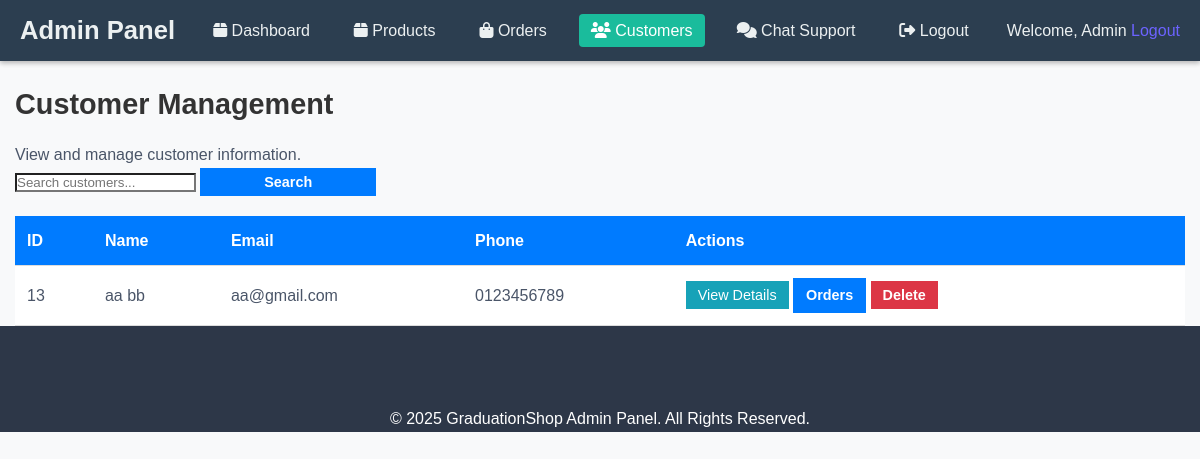
The page /Flower2/admin_customers.php (signed in) on the database its author committed.
### tables this page shows
CREATE TABLE `users` (
  `id` int(5) NOT NULL,
  `first_name` varchar(200) DEFAULT NULL,
  `last_name` varchar(200) DEFAULT NULL,
  `usergmail` varchar(100) DEFAULT NULL,
  `password` varchar(255) NOT NULL,
  `address` varchar(255) DEFAULT NULL,
  `city` varchar(100) DEFAULT NULL,
  `state` varchar(100) DEFAULT NULL,
  `zip` varchar(20) DEFAULT NULL,
  `country` varchar(100) DEFAULT NULL,
  `phone` varchar(20) DEFAULT NULL
);

### Flower2/admin_customers.php (the view, shortened to what this page needs)
<?php
include("includes/header.php");
include("includes/db_connect.php");
$page = isset($_GET['page']) ? (int)$_GET['page'] : 1;
$records_per_page = 10;
$offset = ($page - 1) * $records_per_page;
$search = isset($_GET['search']) ? $conn->real_escape_string($_GET['search']) : '';
$search_condition = '';
$sql = "SELECT * FROM users" . $search_condition . " ORDER BY id DESC LIMIT $offset, $records_per_page";
$customers = $conn->query($sql);
?>
<link rel="stylesheet" href="css/admin_customer.css">
<div class="container mt-4">
    <div class="row">
        <div class="col-md-12">
            <h2>Customer Management</h2>
            <p>View and manage customer information.</p>
            <form method="GET" action="" class="mb-4">
                <div class="input-group">
                    <input type="text" class="form-control" placeholder="Search customers..." name="search" value="<?php echo htmlspecialchars($search); ?>">
                    <button class="btn btn-primary" type="submit">Search</button>
                </div>
            </form>
            <div class="table-responsive">
                <table class="table table-striped table-hover">
                    <thead>
                        <tr>
                            <th>ID</th>
                            <th>Name</th>
                            <th>Email</th>
                            <th>Phone</th>
                            <th>Actions</th>
                        </tr>
                    </thead>
                    <tbody>
                        <?php if($customers->num_rows > 0): ?>
                            <?php while($customer = $customers->fetch_assoc()): ?>
                                <tr>
                                    <td><?php echo $customer['id']; ?></td>
                                    <td><?php echo htmlspecialchars($customer['first_name'] . ' ' . $customer['last_name']); ?></td>
                                    <td><?php echo htmlspecialchars($customer['usergmail']); ?></td>
                                    <td><?php echo htmlspecialchars($customer['phone']); ?></td>
                                    <td>
                                        <a href="admin_view_customer.php?id=<?php echo $customer['id']; ?>" class="btn btn-sm btn-info">View Details</a>
                                        <a href="admin_orders.php?id=<?php echo $customer['id']; ?>" class="btn btn-sm btn-primary">Orders</a>
                                        <a href="admin_customers.php?delete=<?php echo $customer['id']; ?>"
                                        class="btn-delete btn btn-sm btn-danger"
                                        onclick="return confirm('Are you sure you want to delete this customer?');">
                                        Delete
                                        </a>
                                    </td>
                                </tr>
                            <?php endwhile; ?>
                        <?php else: ?>
                            <tr>
                                <td colspan="6" class="text-center">No customers found</td>
                            </tr>
                        <?php endif; ?>
                    </tbody>
                </table>
            </div>
        </div>
    </div>
</div>
<?php
include("includes/footer.php");
?>

### Flower2/css/styles.css (style rules this page uses)
:root { --primary-color: #6C63FF; --secondary-color: #FF6584; --dark-color: #2D3748; --light-color: #F7FAFC; --success-color: #48BB78; --error-color: #F56565; --text-color: #4A5568; --border-color: #E2E8F0; --grad-gold: #D4AF37; --grad-silver: #C0C0C0; }
* { margin: 0; padding: 0; box-sizing: border-box; }
body { font-family: 'Segoe UI', Tahoma, Geneva, Verdana, sans-serif; line-height: 1.6; color: var(--text-color); background-color: #F8F9FA; }
.container { width: 100%; max-width: 1200px; margin: 0 auto; padding: 0 15px; }
a { text-decoration: none; color: var(--primary-color); transition: color 0.3s; }
button { cursor: pointer; }
.btn-primary, .btn-secondary { display: inline-block; padding: 12px 24px; border-radius: 4px; font-weight: 600; text-align: center; transition: all 0.3s; border: none; font-size: 16px; }
.btn-primary { background-color: var(--primary-color); color: white; }
.btn { padding: 10px 20px; background-color: #4933d6; color: white; border: none; border-radius: 8px; cursor: pointer; width: 100%; }

### Flower2/css/admin.css (style rules this page uses)
body { font-family: 'Poppins', sans-serif; background-color: #f5f7fa; margin: 0; padding: 0; }
.btn-sm { padding: 6px 12px; font-size: 0.85rem; border: none; border-radius: 6px; cursor: pointer; text-decoration: none; color: #fff; }
.btn-primary { background-color: #007bff; }

### Flower2/css/admin_customer.css (style rules this page uses)
body { font-family: Arial, sans-serif; background-color: #f8f9fa; margin: 0; padding: 0; }
.container { margin-top: 20px; }
h2 { font-size: 1.8rem; margin-bottom: 15px; color: #333; }
.input-group { margin-bottom: 20px; }
.input-group .form-control { border-radius: 0; box-shadow: none; }
.input-group button { border-radius: 0; }
.table { background-color: #fff; border-collapse: collapse; width: 100%; }
.table th, .table td { padding: 12px; text-align: left; border-bottom: 1px solid #ddd; }
.table th { background-color: #007bff; color: white; }
.table td a { text-decoration: none; }
.btn { font-size: 0.9rem; padding: 6px 12px; border-radius: 0; text-decoration: none; }
.btn-info { background-color: #17a2b8; color: white; }
.btn-primary { background-color: #007bff; max-width: 15%; color: white; }
.btn-delete { background-color: #dc3545; color: white; font-weight: bold; border: none; }

### rows shown on the page
users: id "13", first_name+last_name "aa bb", usergmail "aa@gmail.com", phone "0123456789"
